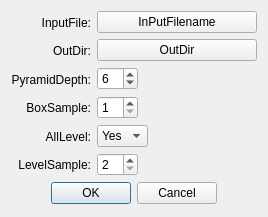
<?xml version="1.0" encoding="UTF-8"?>
<ui version="4.0">
 <class>DlgFileSplit</class>
 <widget class="QDialog" name="DlgFileSplit">
  <property name="geometry">
   <rect>
    <x>0</x>
    <y>0</y>
    <width>268</width>
    <height>217</height>
   </rect>
  </property>
  <property name="windowTitle">
   <string>DlgFileSplit</string>
  </property>
  <layout class="QGridLayout" name="gridLayout">
   <item row="0" column="0">
    <layout class="QHBoxLayout" name="horizontalLayout_6">
     <item>
      <layout class="QVBoxLayout" name="verticalLayout_2">
       <item>
        <widget class="QLabel" name="label">
         <property name="text">
          <string>InputFile:</string>
         </property>
         <property name="alignment">
          <set>Qt::AlignRight|Qt::AlignTrailing|Qt::AlignVCenter</set>
         </property>
        </widget>
       </item>
       <item>
        <widget class="QLabel" name="label_2">
         <property name="text">
          <string>OutDir:</string>
         </property>
         <property name="alignment">
          <set>Qt::AlignRight|Qt::AlignTrailing|Qt::AlignVCenter</set>
         </property>
        </widget>
       </item>
       <item>
        <widget class="QLabel" name="label_4">
         <property name="text">
          <string>PyramidDepth:</string>
         </property>
         <property name="alignment">
          <set>Qt::AlignRight|Qt::AlignTrailing|Qt::AlignVCenter</set>
         </property>
        </widget>
       </item>
       <item>
        <widget class="QLabel" name="label_3">
         <property name="text">
          <string>BoxSample:</string>
         </property>
         <property name="alignment">
          <set>Qt::AlignRight|Qt::AlignTrailing|Qt::AlignVCenter</set>
         </property>
        </widget>
       </item>
       <item>
        <widget class="QLabel" name="label_5">
         <property name="text">
          <string>AllLevel:</string>
         </property>
         <property name="alignment">
          <set>Qt::AlignRight|Qt::AlignTrailing|Qt::AlignVCenter</set>
         </property>
        </widget>
       </item>
       <item>
        <widget class="QLabel" name="label_6">
         <property name="text">
          <string>LevelSample:</string>
         </property>
         <property name="alignment">
          <set>Qt::AlignRight|Qt::AlignTrailing|Qt::AlignVCenter</set>
         </property>
        </widget>
       </item>
      </layout>
     </item>
     <item>
      <layout class="QVBoxLayout" name="verticalLayout">
       <item>
        <widget class="QPushButton" name="pbtnInputfilename">
         <property name="whatsThis">
          <string>待分割的原始数据文件名</string>
         </property>
         <property name="text">
          <string>InPutFilename</string>
         </property>
        </widget>
       </item>
       <item>
        <widget class="QPushButton" name="pbtnOutDir">
         <property name="whatsThis">
          <string>分块后的输出文件路径</string>
         </property>
         <property name="text">
          <string>OutDir</string>
         </property>
        </widget>
       </item>
       <item>
        <layout class="QHBoxLayout" name="horizontalLayout">
         <item>
          <widget class="QSpinBox" name="spbxPyraDepth">
           <property name="whatsThis">
            <string>分块金字塔结构的总层数</string>
           </property>
           <property name="minimum">
            <number>2</number>
           </property>
           <property name="maximum">
            <number>20</number>
           </property>
           <property name="value">
            <number>6</number>
           </property>
          </widget>
         </item>
         <item>
          <spacer name="horizontalSpacer_3">
           <property name="orientation">
            <enum>Qt::Horizontal</enum>
           </property>
           <property name="sizeHint" stdset="0">
            <size>
             <width>40</width>
             <height>20</height>
            </size>
           </property>
          </spacer>
         </item>
        </layout>
       </item>
       <item>
        <layout class="QHBoxLayout" name="horizontalLayout_3">
         <item>
          <widget class="QSpinBox" name="spbxBoxSample">
           <property name="whatsThis">
            <string>因为分块的第一步需要遍历获取文件的边界盒，当数据过多时候遍历一遍需要耗费较多的时间，可以采用设置采样率的办法，提取一部分点获取边界盒</string>
           </property>
           <property name="minimum">
            <number>1</number>
           </property>
           <property name="maximum">
            <number>10</number>
           </property>
          </widget>
         </item>
         <item>
          <spacer name="horizontalSpacer_4">
           <property name="orientation">
            <enum>Qt::Horizontal</enum>
           </property>
           <property name="sizeHint" stdset="0">
            <size>
             <width>40</width>
             <height>20</height>
            </size>
           </property>
          </spacer>
         </item>
        </layout>
       </item>
       <item>
        <layout class="QHBoxLayout" name="horizontalLayout_4">
         <item>
          <widget class="QComboBox" name="cmbxAllLevel">
           <property name="whatsThis">
            <string>生成最底层数据还是同时生成所有层数据</string>
           </property>
           <item>
            <property name="text">
             <string>Yes</string>
            </property>
           </item>
           <item>
            <property name="text">
             <string>No</string>
            </property>
           </item>
          </widget>
         </item>
         <item>
          <spacer name="horizontalSpacer_5">
           <property name="orientation">
            <enum>Qt::Horizontal</enum>
           </property>
           <property name="sizeHint" stdset="0">
            <size>
             <width>40</width>
             <height>20</height>
            </size>
           </property>
          </spacer>
         </item>
        </layout>
       </item>
       <item>
        <layout class="QHBoxLayout" name="horizontalLayout_5">
         <item>
          <widget class="QSpinBox" name="spbxLevelSample">
           <property name="whatsThis">
            <string>根据最底层数据，向上合并生成上一层数据时候，是否执行采样率</string>
           </property>
           <property name="minimum">
            <number>2</number>
           </property>
           <property name="maximum">
            <number>20</number>
           </property>
          </widget>
         </item>
         <item>
          <spacer name="horizontalSpacer_6">
           <property name="orientation">
            <enum>Qt::Horizontal</enum>
           </property>
           <property name="sizeHint" stdset="0">
            <size>
             <width>40</width>
             <height>20</height>
            </size>
           </property>
          </spacer>
         </item>
        </layout>
       </item>
      </layout>
     </item>
    </layout>
   </item>
   <item row="1" column="0">
    <layout class="QHBoxLayout" name="horizontalLayout_2">
     <item>
      <spacer name="horizontalSpacer">
       <property name="orientation">
        <enum>Qt::Horizontal</enum>
       </property>
       <property name="sizeHint" stdset="0">
        <size>
         <width>40</width>
         <height>20</height>
        </size>
       </property>
      </spacer>
     </item>
     <item>
      <widget class="QDialogButtonBox" name="buttonBox">
       <property name="standardButtons">
        <set>QDialogButtonBox::Cancel|QDialogButtonBox::Ok</set>
       </property>
      </widget>
     </item>
     <item>
      <spacer name="horizontalSpacer_2">
       <property name="orientation">
        <enum>Qt::Horizontal</enum>
       </property>
       <property name="sizeHint" stdset="0">
        <size>
         <width>40</width>
         <height>20</height>
        </size>
       </property>
      </spacer>
     </item>
    </layout>
   </item>
  </layout>
 </widget>
 <layoutdefault spacing="6" margin="11"/>
 <resources/>
 <connections/>
</ui>
